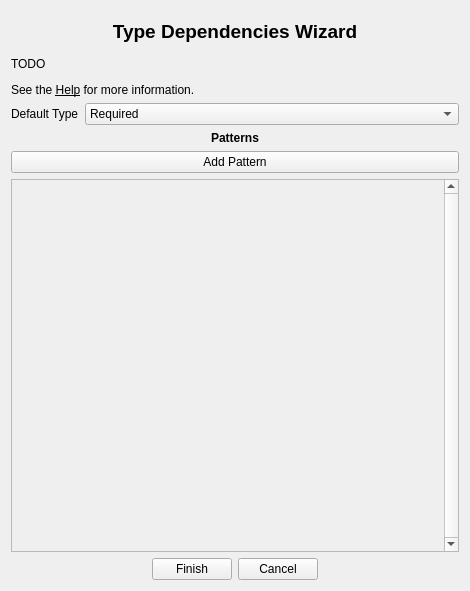
<?xml version="1.0" encoding="UTF-8"?>
<ui version="4.0">
 <class>Form</class>
 <widget class="QWidget" name="Form">
  <property name="geometry">
   <rect>
    <x>0</x>
    <y>0</y>
    <width>470</width>
    <height>591</height>
   </rect>
  </property>
  <property name="windowTitle">
   <string>Form</string>
  </property>
  <layout class="QVBoxLayout" name="verticalLayout">
   <item>
    <widget class="QLabel" name="label_4">
     <property name="sizePolicy">
      <sizepolicy hsizetype="Preferred" vsizetype="Preferred">
       <horstretch>0</horstretch>
       <verstretch>0</verstretch>
      </sizepolicy>
     </property>
     <property name="minimumSize">
      <size>
       <width>0</width>
       <height>40</height>
      </size>
     </property>
     <property name="font">
      <font>
       <pointsize>14</pointsize>
       <weight>75</weight>
       <bold>true</bold>
      </font>
     </property>
     <property name="text">
      <string>Type Dependencies Wizard</string>
     </property>
     <property name="alignment">
      <set>Qt::AlignCenter</set>
     </property>
    </widget>
   </item>
   <item>
    <widget class="QLabel" name="label">
     <property name="text">
      <string>&lt;html&gt;&lt;head/&gt;&lt;body&gt;&lt;p&gt;TODO&lt;/p&gt;&lt;p&gt;See the &lt;span style=&quot; text-decoration: underline;&quot;&gt;Help&lt;/span&gt; for more information.&lt;/p&gt;&lt;/body&gt;&lt;/html&gt;</string>
     </property>
    </widget>
   </item>
   <item>
    <layout class="QFormLayout" name="formLayout">
     <item row="0" column="0">
      <widget class="QLabel" name="typeLabel">
       <property name="text">
        <string>Default Type</string>
       </property>
      </widget>
     </item>
     <item row="0" column="1">
      <widget class="QComboBox" name="typeComboBox">
       <item>
        <property name="text">
         <string>Required</string>
        </property>
       </item>
       <item>
        <property name="text">
         <string>Optional</string>
        </property>
       </item>
       <item>
        <property name="text">
         <string>Recommended</string>
        </property>
       </item>
      </widget>
     </item>
    </layout>
   </item>
   <item>
    <widget class="QLabel" name="label_2">
     <property name="font">
      <font>
       <weight>75</weight>
       <bold>true</bold>
      </font>
     </property>
     <property name="text">
      <string>Patterns</string>
     </property>
     <property name="alignment">
      <set>Qt::AlignCenter</set>
     </property>
    </widget>
   </item>
   <item>
    <widget class="QPushButton" name="button_pattern">
     <property name="text">
      <string>Add Pattern</string>
     </property>
    </widget>
   </item>
   <item>
    <widget class="QScrollArea" name="scrollArea_2">
     <property name="frameShadow">
      <enum>QFrame::Plain</enum>
     </property>
     <property name="verticalScrollBarPolicy">
      <enum>Qt::ScrollBarAlwaysOn</enum>
     </property>
     <property name="widgetResizable">
      <bool>true</bool>
     </property>
     <widget class="QWidget" name="scrollAreaWidgetContents_2">
      <property name="geometry">
       <rect>
        <x>0</x>
        <y>0</y>
        <width>437</width>
        <height>325</height>
       </rect>
      </property>
      <layout class="QVBoxLayout" name="layout_pattern">
       <property name="leftMargin">
        <number>0</number>
       </property>
       <property name="topMargin">
        <number>0</number>
       </property>
       <property name="rightMargin">
        <number>0</number>
       </property>
       <property name="bottomMargin">
        <number>0</number>
       </property>
       <item>
        <spacer name="verticalSpacer">
         <property name="orientation">
          <enum>Qt::Vertical</enum>
         </property>
         <property name="sizeHint" stdset="0">
          <size>
           <width>20</width>
           <height>58</height>
          </size>
         </property>
        </spacer>
       </item>
      </layout>
     </widget>
    </widget>
   </item>
   <item>
    <layout class="QHBoxLayout" name="horizontalLayout">
     <item>
      <spacer name="horizontalSpacer">
       <property name="orientation">
        <enum>Qt::Horizontal</enum>
       </property>
       <property name="sizeHint" stdset="0">
        <size>
         <width>40</width>
         <height>20</height>
        </size>
       </property>
      </spacer>
     </item>
     <item>
      <widget class="QPushButton" name="finish_button">
       <property name="sizePolicy">
        <sizepolicy hsizetype="Fixed" vsizetype="Fixed">
         <horstretch>0</horstretch>
         <verstretch>0</verstretch>
        </sizepolicy>
       </property>
       <property name="text">
        <string>Finish</string>
       </property>
      </widget>
     </item>
     <item>
      <widget class="QPushButton" name="cancel_button">
       <property name="sizePolicy">
        <sizepolicy hsizetype="Fixed" vsizetype="Fixed">
         <horstretch>0</horstretch>
         <verstretch>0</verstretch>
        </sizepolicy>
       </property>
       <property name="text">
        <string>Cancel</string>
       </property>
      </widget>
     </item>
     <item>
      <spacer name="horizontalSpacer_2">
       <property name="orientation">
        <enum>Qt::Horizontal</enum>
       </property>
       <property name="sizeHint" stdset="0">
        <size>
         <width>40</width>
         <height>20</height>
        </size>
       </property>
      </spacer>
     </item>
    </layout>
   </item>
  </layout>
 </widget>
 <resources/>
 <connections/>
</ui>
